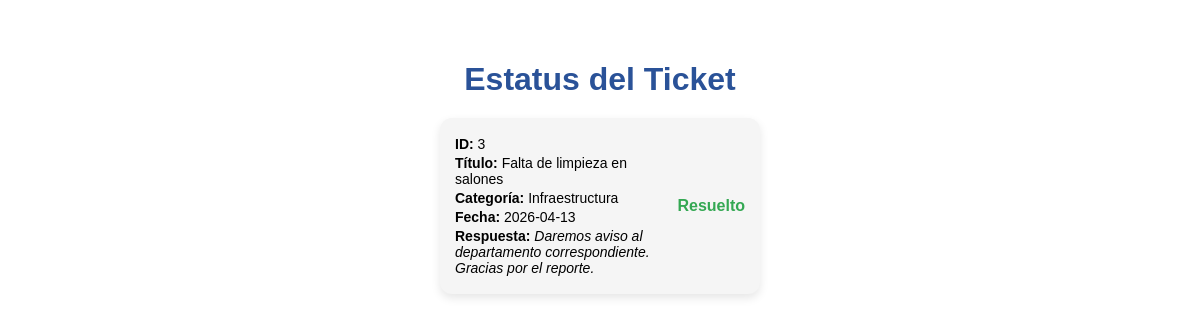
Page /status (signed in) on the earlier database version.
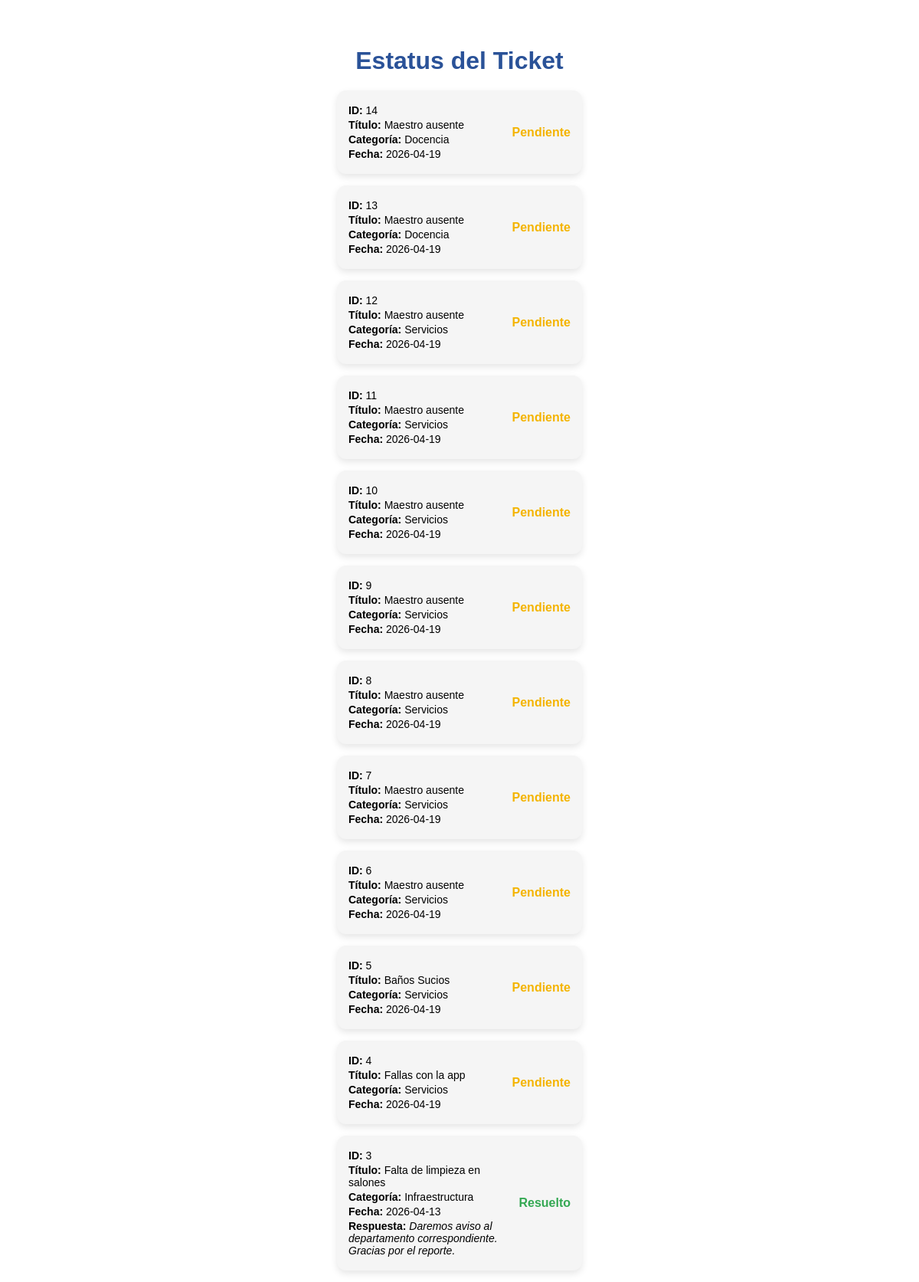
Same page on the later database version.
### tables this page shows
CREATE TABLE ticket (
        id_ticket INTEGER PRIMARY KEY AUTOINCREMENT,
        titulo TEXT NOT NULL,
        descripcion TEXT,
        fecha_creacion TEXT,
        id_usuario INTEGER,
        id_categoria INTEGER,
        id_prioridad INTEGER,
        id_estado INTEGER,
        id_departamento INTEGER,
        ruta_imagen TEXT, comentario_admin TEXT,
        FOREIGN KEY (id_usuario) REFERENCES usuario(id_usuario),
        FOREIGN KEY (id_categoria) REFERENCES categoria(id_categoria),
        FOREIGN KEY (id_prioridad) REFERENCES prioridad(id_prioridad),
        FOREIGN KEY (id_estado) REFERENCES estado(id_estado),
        FOREIGN KEY (id_departamento) REFERENCES departamento(id_departamento)
    );

CREATE TABLE categoria (
        id_categoria INTEGER PRIMARY KEY AUTOINCREMENT,
        nombre_categoria TEXT NOT NULL
    );

CREATE TABLE estado (
        id_estado INTEGER PRIMARY KEY AUTOINCREMENT,
        nombre_estado TEXT NOT NULL
    );

### app.py (the view)
@app.route('/status')
def status():
    if 'user_id' not in session:
        return redirect(url_for('login_page'))
    db_instance = Database(db_path)
    tickets = db_instance.obtener_tickets_usuario(session['user_id'])
    return render_template('status_ticket.html', tickets=tickets)

### api_01.py (called while the page is built)
    def connect(self):
        try:
            self.conn = sqlite3.connect(self.db_file)
            print("Conexión a la base de datos establecida.")
        except Error as e:
            print(f"Error al conectar a la base de datos: {e}")

    def disconnect(self):
        if self.conn:
            self.conn.close()
            print("Conexión a la base de datos cerrada.")

    def obtener_tickets_usuario(self, id_usuario):
        self.connect()
        cursor = self.conn.cursor()
        cursor.execute("""
            SELECT t.id_ticket, t.titulo, t.fecha_creacion,
                   c.nombre_categoria, e.nombre_estado, t.comentario_admin
            FROM ticket t
            LEFT JOIN categoria c ON t.id_categoria = c.id_categoria
            LEFT JOIN estado e ON t.id_estado = e.id_estado
            WHERE t.id_usuario = ?
            ORDER BY t.fecha_creacion DESC
        """, (id_usuario,))
        tickets = cursor.fetchall()
        self.disconnect()
        return tickets

### templates/status_ticket.html (shortened to what this page needs)
{% extends "index.html" %}
{% block extra_css %}
<link rel="stylesheet" href="{{ url_for('static', filename='status.css') }}">
{% endblock %}
{% block content %}
<div class="status-page">
    <h1>Estatus del Ticket</h1>
    <div class="tickets-container">
        {% if tickets %}
            {% for ticket in tickets %}
                {% if ticket[4] == 'Pendiente' %}
                    {% set clase = 'pendiente' %}
                {% elif ticket[4] == 'En proceso' %}
                    {% set clase = 'en-proceso' %}
                {% else %}
                    {% set clase = 'resuelto' %}
                {% endif %}
                <div class="ticket-card {{ clase }}">
                    <div class="ticket-info">
                        <p><strong>ID:</strong> {{ ticket[0] }}</p>
                        <p><strong>Título:</strong> {{ ticket[1] }}</p>
                        <p><strong>Categoría:</strong> {{ ticket[3] }}</p>
                        <p><strong>Fecha:</strong> {{ ticket[2][:10] if ticket[2] else 'N/A' }}</p>
                        {% if ticket[5] %}
                            <p><strong>Respuesta:</strong> <em>{{ ticket[5] }}</em></p>
                        {% endif %}
                    </div>
                    <div class="ticket-status">{{ ticket[4] }}</div>
                </div>
            {% endfor %}
        {% else %}
            <p style="text-align:center; color:#888;">No tienes tickets registrados aún.</p>
        {% endif %}
    </div>
</div>
{% endblock %}

### templates/index.html (shortened to what this page needs)
<!DOCTYPE html>
<html lang="es">
<head>
    <link rel="stylesheet" href="{{ url_for('static', filename='styles.css') }}">
    {% block extra_css %}{% endblock %}
</head>
<body>
    {% block content %}
    {% endblock %}
</body>
</html>

### static/styles.css (style rules this page uses)
body { margin: 0; font-family: Arial, sans-serif; background: #e5e5e5; }

### static/status.css (style rules this page uses)
.status-page { display: flex; flex-direction: column; align-items: center; padding-top: 40px; background-color: white; min-height: 100vh; width: 100%; }
.status-page h1 { color: #2a5298; margin-bottom: 20px; }
.tickets-container { width: 320px; }
.ticket-card { display: flex; justify-content: space-between; align-items: center; background: #f5f5f5; border-radius: 12px; padding: 15px; margin-bottom: 15px; box-shadow: 0 4px 10px rgba(0,0,0,0.1); }
.ticket-info p { margin: 3px 0; font-size: 14px; }
.ticket-status { font-weight: bold; }
.pendiente .ticket-status { color: #f4b400; }
.resuelto .ticket-status { color: #34a853; }

Differences in the rows shown:
added ticket: id_ticket "14", titulo "Maestro ausente", nombre_categoria "Docencia", fecha_creacion "2026-04-19", nombre_estado "Pendiente"
added ticket: id_ticket "13", titulo "Maestro ausente", nombre_categoria "Docencia", fecha_creacion "2026-04-19", nombre_estado "Pendiente"
added ticket: id_ticket "12", titulo "Maestro ausente", nombre_categoria "Servicios", fecha_creacion "2026-04-19", nombre_estado "Pendiente"
added ticket: id_ticket "11", titulo "Maestro ausente", nombre_categoria "Servicios", fecha_creacion "2026-04-19", nombre_estado "Pendiente"
added ticket: id_ticket "10", titulo "Maestro ausente", nombre_categoria "Servicios", fecha_creacion "2026-04-19", nombre_estado "Pendiente"
added ticket: id_ticket "9", titulo "Maestro ausente", nombre_categoria "Servicios", fecha_creacion "2026-04-19", nombre_estado "Pendiente"
added ticket: id_ticket "8", titulo "Maestro ausente", nombre_categoria "Servicios", fecha_creacion "2026-04-19", nombre_estado "Pendiente"
added ticket: id_ticket "7", titulo "Maestro ausente", nombre_categoria "Servicios", fecha_creacion "2026-04-19", nombre_estado "Pendiente"
added ticket: id_ticket "6", titulo "Maestro ausente", nombre_categoria "Servicios", fecha_creacion "2026-04-19", nombre_estado "Pendiente"
added ticket: id_ticket "5", titulo "Baños Sucios", nombre_categoria "Servicios", fecha_creacion "2026-04-19", nombre_estado "Pendiente"
added ticket: id_ticket "4", titulo "Fallas con la app", nombre_categoria "Servicios", fecha_creacion "2026-04-19", nombre_estado "Pendiente"
